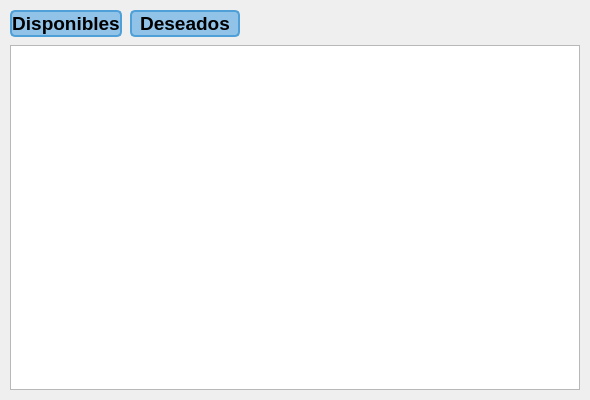
<?xml version="1.0" encoding="UTF-8"?>
<ui version="4.0">
 <class>AvailableApplicationsWidget</class>
 <widget class="QWidget" name="AvailableApplicationsWidget">
  <property name="geometry">
   <rect>
    <x>0</x>
    <y>0</y>
    <width>590</width>
    <height>400</height>
   </rect>
  </property>
  <property name="sizePolicy">
   <sizepolicy hsizetype="Preferred" vsizetype="Preferred">
    <horstretch>0</horstretch>
    <verstretch>0</verstretch>
   </sizepolicy>
  </property>
  <property name="minimumSize">
   <size>
    <width>250</width>
    <height>120</height>
   </size>
  </property>
  <property name="font">
   <font>
    <pointsize>9</pointsize>
   </font>
  </property>
  <property name="windowTitle">
   <string>Form</string>
  </property>
  <layout class="QVBoxLayout" name="verticalLayout_2">
   <property name="spacing">
    <number>8</number>
   </property>
   <property name="leftMargin">
    <number>10</number>
   </property>
   <property name="topMargin">
    <number>10</number>
   </property>
   <property name="rightMargin">
    <number>10</number>
   </property>
   <property name="bottomMargin">
    <number>10</number>
   </property>
   <item>
    <layout class="QHBoxLayout" name="frame">
     <property name="leftMargin">
      <number>0</number>
     </property>
     <property name="topMargin">
      <number>0</number>
     </property>
     <property name="rightMargin">
      <number>0</number>
     </property>
     <property name="bottomMargin">
      <number>0</number>
     </property>
     <item>
      <widget class="QPushButton" name="btn_Disponibles">
       <property name="minimumSize">
        <size>
         <width>110</width>
         <height>0</height>
        </size>
       </property>
       <property name="font">
        <font>
         <pointsize>14</pointsize>
         <bold>true</bold>
        </font>
       </property>
       <property name="cursor">
        <cursorShape>PointingHandCursor</cursorShape>
       </property>
       <property name="styleSheet">
        <string notr="true">QPushButton {
	background-color: #91c3e8;
	border: 2px solid #4fa0d8;
	border-radius: 5px;
	font-weight: bold;
}

QPushButton:hover {
	background-color: #4fa0d8;
}</string>
       </property>
       <property name="text">
        <string>Disponibles</string>
       </property>
      </widget>
     </item>
     <item>
      <widget class="QPushButton" name="btn_Deseados">
       <property name="minimumSize">
        <size>
         <width>110</width>
         <height>0</height>
        </size>
       </property>
       <property name="maximumSize">
        <size>
         <width>16777215</width>
         <height>16777215</height>
        </size>
       </property>
       <property name="font">
        <font>
         <pointsize>14</pointsize>
         <bold>true</bold>
        </font>
       </property>
       <property name="cursor">
        <cursorShape>PointingHandCursor</cursorShape>
       </property>
       <property name="styleSheet">
        <string notr="true">QPushButton {
	background-color: #91c3e8;
	border: 2px solid #4fa0d8;
	border-radius: 5px;
	font-weight: bold;
}

QPushButton:hover {
	background-color: #4fa0d8;
}</string>
       </property>
       <property name="text">
        <string>Deseados</string>
       </property>
      </widget>
     </item>
     <item>
      <spacer name="horizontalSpacer">
       <property name="orientation">
        <enum>Qt::Orientation::Horizontal</enum>
       </property>
       <property name="sizeHint" stdset="0">
        <size>
         <width>40</width>
         <height>20</height>
        </size>
       </property>
      </spacer>
     </item>
    </layout>
   </item>
   <item>
    <widget class="QListView" name="listViewAvailable">
     <property name="styleSheet">
      <string notr="true"/>
     </property>
    </widget>
   </item>
  </layout>
 </widget>
 <resources/>
 <connections/>
</ui>
